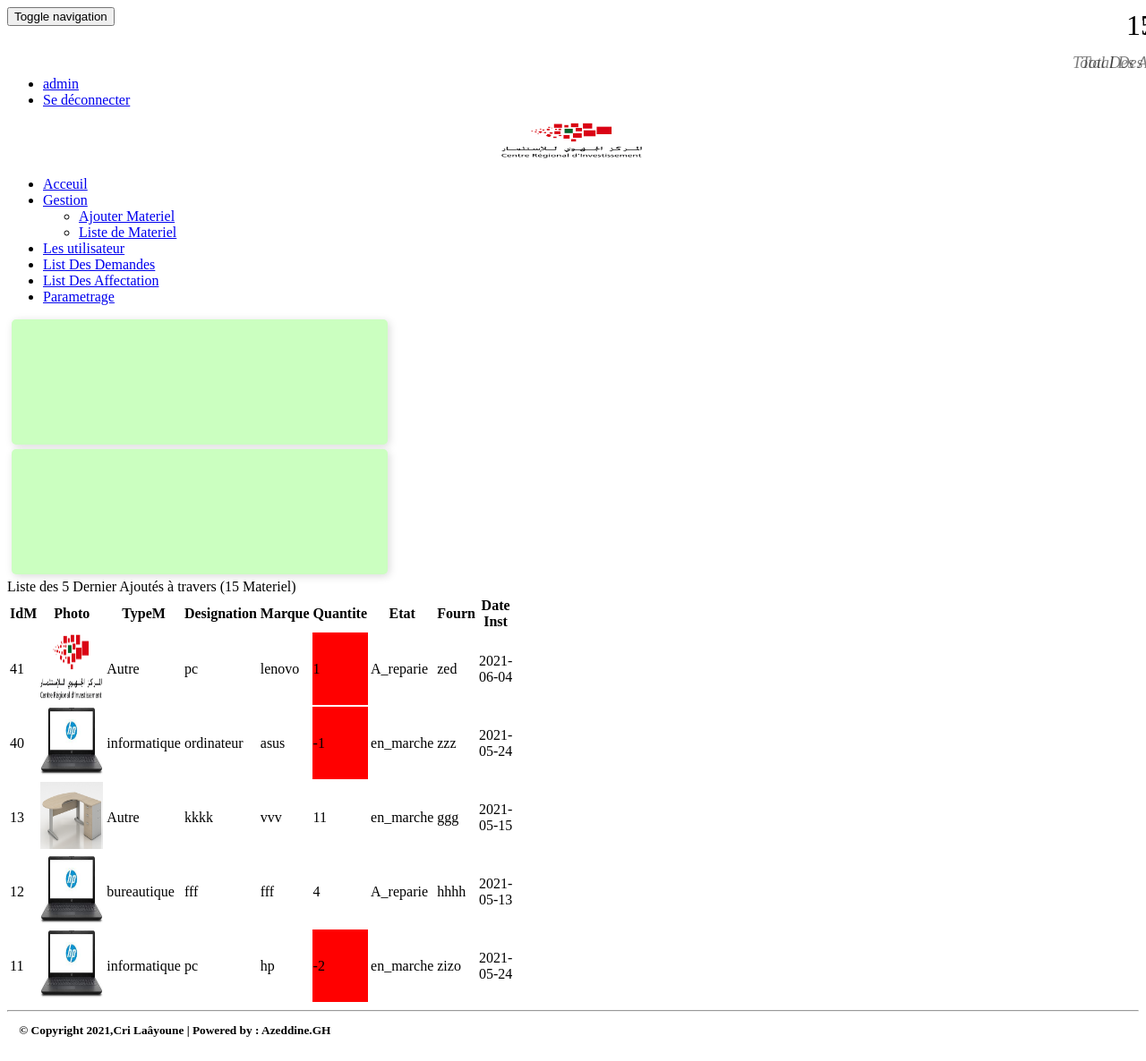
The app's page /pages/accueil.php (signed in) with its own data.
### tables this page shows
CREATE TABLE IF NOT EXISTS `materiel` (
`IdMateriel` int(4) NOT NULL,
  `NumInventaire` varchar(11) DEFAULT NULL,
  `Utilisateur` varchar(254) DEFAULT NULL,
  `Fournisseur` varchar(254) DEFAULT NULL,
  `Etat` varchar(254) DEFAULT NULL,
  `Photo` varchar(254) DEFAULT NULL,
  `marque` varchar(255) DEFAULT NULL,
  `nomType` varchar(255) DEFAULT NULL,
  `Designation` varchar(255) DEFAULT NULL,
  `DateInstallation` date DEFAULT NULL,
  `DebutDateAffectation` date DEFAULT NULL,
  `NumEtage` varchar(255) DEFAULT NULL,
  `Quantite` int(11) DEFAULT NULL
);

### pages/accueil.php (the view, shortened to what this page needs)
<?php
  require_once("connexiondb.php");
 $nomm=isset($_GET['Fournisseur'])?$_GET['Fournisseur']:"";
  $nomu=isset($_GET['Utilisateur'])?$_GET['Utilisateur']:"";
     $requete="select * from materiel
     ORDER BY IdMateriel DESC limit 5";
      $requeteCount="select count(*) countM from materiel where Fournisseur like '%$nomm%' ";
   $resultatM=$pdo->query($requete);
  $resultatCount=$pdo->query($requeteCount);
  $tabCount=$resultatCount->fetch();
  $nbrMateriel=$tabCount['countM'];
      $requetCount="select count(*) countM from affecter where Utilisateur like '%$nomu%' ";
  $resultateCount=$pdo->query($requetCount);
  $tablCount=$resultateCount->fetch();
  $nmbrMateriel=$tablCount['countM'];
?>
<!DOCTYPE html>
<html>
<head>
  <link rel='stylesheet' href='../css/bootstrap.min.css'>
<link rel='stylesheet' href='../css/font-awesome.min.css'>
<link rel="stylesheet" href="../css/style.css">
<link rel="stylesheet" href="../css/monstyle.css">
</head>
<body>
  <?php include("menu.php"); ?>
<div class="mcw">
  <div class="cv">
    <div>
     <div class="inbox">
       <div class="inbox-bx container-fluid">
         <div class="row">
           <div class="col-md-20">
           <div class="container">
        <div class="panel panel-warning margetop50">
         <div class="container ">
    <div class="row">
    <div class="col-md-3">
      <div class="card-counter primary">
        <span class="count-numbers"><?php echo $nbrMateriel ?></span>
        <span class="count-name">Total Des Materiels</span>
      </div>
    </div>
    <div class="col-md-3">
      <div class="card-counter primary ">
        <span class="count-numbers"><?php echo $nmbrMateriel ?></span>
        <span class="count-name">Total Des Affectation</span>
      </div>
    </div>
  </div>
</div>
        </div>
        <div class="panel panel-success">
          <div class="panel-heading">
            Liste des 5 Dernier Ajoutés à travers (<?php echo $nbrMateriel ?> Materiel)
          </div>
          <div class="panel-body">
        <table class="table table-striped table-bordered" width="100px">
                        <thead>
                            <tr>
                                <th>IdM</th> <th>Photo</th><th>TypeM</th>  <th>Designation</th>
                                <th>Marque</th> <th>Quantite</th> <th>Etat</th>
                                <th>Fourn</th><th>Date Inst</th>
                            </tr>
                        </thead>
                        <tbody>
                            <?php while($materiel=$resultatM->fetch()){ ?>
                                <tr>
                                    <td><?php echo $materiel['IdMateriel'] ?> </td>
                                     <td>
                                       <center> <img src="../images/<?php echo $materiel['Photo']?>"
                                        width="70px" height="75px" border-radius="10px" onclick="window.open(this.src,'_blank','toolbar=0, location=0, directories=0, status=0, scrollbars=0, resizable=0, copyhistory=0, menuBar=0, width=200px, height=200px');" /></center>
                                    </td>
                                    <td><?php echo $materiel['nomType'] ?> </td>
                                    <centre><td><?php echo $materiel['Designation'] ?> </td></centre>
                                    <td><?php echo $materiel['marque'] ?> </td>
                                    <?php if($materiel['Quantite']<=2){
                                      echo '<td style="background-color:red">';
                                       echo $materiel['Quantite'];
                                     }else{
                                      echo'<td>';
                                      echo $materiel['Quantite'];
                                     }
                                      ?> </td>
                                    <td><?php echo $materiel['Etat'] ?> </td>
                                    <td><?php echo $materiel['Fournisseur'] ?> </td>
                                      <td><?php echo $materiel['DateInstallation'] ?> </td>
                                  </tr>
                                <?php } ?>
                                </tbody>
                              </table>
        </div>
        </div>
        </div>
           </div>
         </div>
       </div>
     </div>
    </div>
  </div>
  <footer> <sub><STRONG>      <hr> &nbsp;&nbsp;&nbsp; &copy; Copyright 2021,Cri Laâyoune | Powered by : Azeddine.GH </STRONG></sub>  </footer>
</body>
</html>

### pages/menu.php (shortened to what this page needs)
<!DOCTYPE html>
<html lang="en" >
<head>
  <link rel='stylesheet' href='../css/bootstrap.min.css'>
<link rel='stylesheet' href='../css/font-awesome.min.css'><link rel="stylesheet" href="../css/style.css">
</head>
<body>
<nav class="mnb navbar navbar-default navbar-fixed-top">
  <div class="container-fluid">
    <div class="navbar-header">
      <button type="button" class="navbar-toggle collapsed" data-toggle="collapse" data-target="#navbar" aria-expanded="false" aria-controls="navbar">
        <span class="sr-only">Toggle navigation</span>
      </button>
      <div style="padding: 20px 0;">
      </div>
    </div>
    <div id="navbar" class="navbar-collapse collapse">
      <ul class="nav navbar-nav navbar-right">
      <li><a href="editerUtilisateur.php?id=<?php echo $_SESSION['user']['iduser'] ?>"><i class= "fa fa-user-circle-o" aria-hidden="true"></i>
        <?php echo $_SESSION['user']['login']?></a>
      </li>
      	<li><a href="seDeconnecter.php"><i class="fa fa-sign-out" aria-hidden="true"></i> Se déconnecter</a></li>
      </ul>
    </div>
  </div>
</nav>
<div class="msb" id="msb">
		<nav class="navbar" role="navigation">
			<div class="navbar-header">
				<div class="brand-wrapper">
					<div class="brand-name-wrapper">
						<a class="navbar-brand" href="#">
							<center><img src="../images/cri.png" width="160" height="40" ></center>
						</a>
					</div>
				</div>
			</div>
			<div class="side-menu-container">
				<ul class="nav navbar-nav">
          <?php if ($_SESSION['user']['role']== 'ADMIN') {?>
					<li><a href="accueil.php"><i class="fa fa-home" aria-hidden="true"></i> Acceuil</a></li>
           <?php } ?>
          <?php if ($_SESSION['user']['role']== 'ADMIN') {?>
					<li class="panel panel-default" id="dropdown">
						<a data-toggle="collapse" href="#dropdown-lvl1">
							<i class="fa fa-desktop" aria-hidden="true"></i> Gestion
            </a>
						<div id="dropdown-lvl1" class="panel-collapse collapse">
							<div class="panel-body">
								<ul class="nav navbar-nav">
                  <?php } ?>
                  <?php if ($_SESSION['user']['role']== 'ADMIN') {?>
									<li><a href="ajouterM.php"><i class="fa fa-plus-square-o" aria-hidden="true"></i>Ajouter Materiel</a></li>
                <?php } ?>
                  <?php if ($_SESSION['user']['role']== 'ADMIN') {?>
									<li><a href="listeM.php"><i class="fa fa-list" aria-hidden="true"></i>Liste de Materiel</a></li>
								</ul>
							</div>
						</div>
					</li>
          <?php } ?>
          <?php if ($_SESSION['user']['role']== 'ADMIN') {?>
					<li class="active"><a href="utilisateur.php"><i class="fa fa-user-o" aria-hidden="true"></i> Les utilisateur</a></li>
					<?php } ?>
          <?php if ($_SESSION['user']['role']== 'ADMIN') {?>
          <li><a href="ListDemandes.php"><span class="fa fa-list" aria-hidden="true"></span> List Des Demandes</a></li>
        <?php } ?>
        <?php if ($_SESSION['user']['role']== 'ADMIN') {?>
          <li><a href="ListAffectation.php"><span class="fa fa-archive" aria-hidden="true"></span> List Des Affectation</a></li>
        <?php } ?>
					<?php if ($_SESSION['user']['role']== 'ADMIN') {?>
					<li><a href="parametre.php"><span class="fa fa-cog" aria-hidden="true"></span> Parametrage</a></li>
        <?php } ?>
				</ul>
			</div>
		</nav>
</div>
</body>
</html>

### pages/accueil.php (style rules this page uses)
.card-counter { box-shadow: 2px 2px 10px #DADADA; margin: 5px; padding: 20px 10px; background-color: #fff; height: 100px; width : 400px; border-radius: 5px; transition: .3s linear all; }
.card-counter.primary { background-color: #cbffc0; }
.card-counter .count-numbers { position: absolute; right: -10px; top: 10px; font-size: 32px; display: block; }
.card-counter .count-name { position: absolute; right:-70px; top:60px; font-style: italic; text-transform: capitalize; opacity: 0.5; display: block; font-size: 18px; }
.panel.panel-success { align-content: center; }

### records on screen
materiel: IdMateriel "41", Photo (picture), nomType "Autre", Designation "pc", marque "lenovo", Quantite "1", Etat "A_reparie", Fournisseur "zed", DateInstallation "2021-06-04"
materiel: IdMateriel "40", Photo (picture), nomType "informatique", Designation "ordinateur", marque "asus", Quantite "-1", Etat "en_marche", Fournisseur "zzz", DateInstallation "2021-05-24"
materiel: IdMateriel "13", Photo (picture), nomType "Autre", Designation "kkkk", marque "vvv", Quantite "11", Etat "en_marche", Fournisseur "ggg", DateInstallation "2021-05-15"
materiel: IdMateriel "12", Photo (picture), nomType "bureautique", Designation "fff", marque "fff", Quantite "4", Etat "A_reparie", Fournisseur "hhhh", DateInstallation "2021-05-13"
materiel: IdMateriel "11", Photo (picture), nomType "informatique", Designation "pc", marque "hp", Quantite "-2", Etat "en_marche", Fournisseur "zizo", DateInstallation "2021-05-24"

### other values on screen
$_SESSION['user']['login'] "admin"
$nbrMateriel "15"
